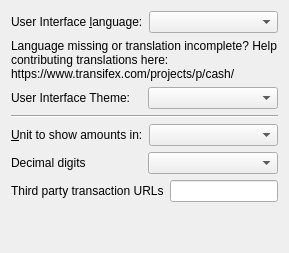
     <widget class="QWidget" name="tabDisplay">
      <attribute name="title">
       <string>&amp;Display</string>
      </attribute>
      <layout class="QVBoxLayout" name="verticalLayout_Display">
       <item>
        <layout class="QHBoxLayout" name="horizontalLayout_1_Display">
         <item>
          <widget class="QLabel" name="langLabel">
           <property name="text">
            <string>User Interface &amp;language:</string>
           </property>
           <property name="textFormat">
            <enum>Qt::PlainText</enum>
           </property>
           <property name="buddy">
            <cstring>lang</cstring>
           </property>
          </widget>
         </item>
         <item>
          <widget class="QValueComboBox" name="lang">
           <property name="toolTip">
            <string>The user interface language can be set here. This setting will take effect after restarting Cash.</string>
           </property>
          </widget>
         </item>
        </layout>
       </item>
       <item>
        <widget class="QLabel" name="label_3">
         <property name="toolTip">
          <string notr="true"/>
         </property>
         <property name="statusTip">
          <string notr="true"/>
         </property>
         <property name="whatsThis">
          <string notr="true"/>
         </property>
         <property name="accessibleName">
          <string notr="true"/>
         </property>
         <property name="text">
          <string>Language missing or translation incomplete? Help contributing translations here:
https://www.transifex.com/projects/p/cash/</string>
         </property>
         <property name="wordWrap">
          <bool>true</bool>
         </property>
         <property name="openExternalLinks">
          <bool>true</bool>
         </property>
         <property name="textInteractionFlags">
          <set>Qt::TextBrowserInteraction</set>
         </property>
        </widget>
       </item>
       <item>
        <layout class="QHBoxLayout" name="horizontalLayout_4_Display" stretch="0,0">
         <item>
          <widget class="QLabel" name="themeLabel">
           <property name="text">
            <string>User Interface Theme:</string>
           </property>
          </widget>
         </item>
         <item>
          <widget class="QValueComboBox" name="theme"/>
         </item>
        </layout>
       </item>
       <item>
        <widget class="Line" name="line">
         <property name="orientation">
          <enum>Qt::Horizontal</enum>
         </property>
        </widget>
       </item>
       <item>
        <layout class="QHBoxLayout" name="horizontalLayout_2_Display">
         <item>
          <widget class="QLabel" name="unitLabel">
           <property name="text">
            <string>&amp;Unit to show amounts in:</string>
           </property>
           <property name="textFormat">
            <enum>Qt::PlainText</enum>
           </property>
           <property name="buddy">
            <cstring>unit</cstring>
           </property>
          </widget>
         </item>
         <item>
          <widget class="QValueComboBox" name="unit">
           <property name="toolTip">
            <string>Choose the default subdivision unit to show in the interface and when sending coins.</string>
           </property>
          </widget>
         </item>
        </layout>
       </item>
       <item>
        <layout class="QHBoxLayout" name="horizontalLayout_5_Display">
         <item>
          <widget class="QLabel" name="digitsLabel">
           <property name="text">
            <string>Decimal digits</string>
           </property>
          </widget>
         </item>
         <item>
          <widget class="QValueComboBox" name="digits"/>
         </item>
        </layout>
       </item>
       <item>
        <layout class="QHBoxLayout" name="horizontalLayout_3_Display">
         <item>
          <widget class="QLabel" name="thirdPartyTxUrlsLabel">
           <property name="toolTip">
            <string>Third party URLs (e.g. a block explorer) that appear in the transactions tab as context menu items.&lt;br/&gt;%s in the URL is replaced by transaction hash. Multiple URLs are separated by vertical bar |.</string>
           </property>
           <property name="text">
            <string>Third party transaction URLs</string>
           </property>
           <property name="buddy">
            <cstring>thirdPartyTxUrls</cstring>
           </property>
          </widget>
         </item>
         <item>
          <widget class="QLineEdit" name="thirdPartyTxUrls">
           <property name="toolTip">
            <string>Third party URLs (e.g. a block explorer) that appear in the transactions tab as context menu items.&lt;br/&gt;%s in the URL is replaced by transaction hash. Multiple URLs are separated by vertical bar |.</string>
           </property>
          </widget>
         </item>
        </layout>
       </item>
       <item>
        <spacer name="verticalSpacer">
         <property name="orientation">
          <enum>Qt::Vertical</enum>
         </property>
         <property name="sizeHint" stdset="0">
          <size>
           <width>20</width>
           <height>40</height>
          </size>
         </property>
        </spacer>
       </item>
      </layout>
     </widget>
